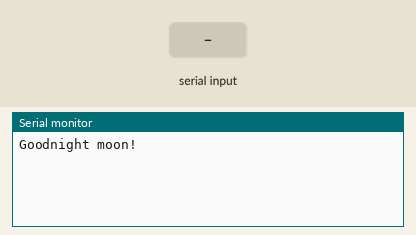
Simulated run of this sketch. Board: Arduino Uno, built with avr-gcc and run on an emulated ATmega328P. Parts: the last lines printed to the serial monitor. The test bench sets the inputs (shaded band).

Above: at 1.2 s.
1.3 s: "1" received over the second serial link
At 2.1 s:
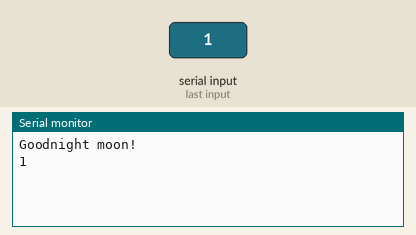
2.8 s: "0" received over the second serial link
At 3.2 s:
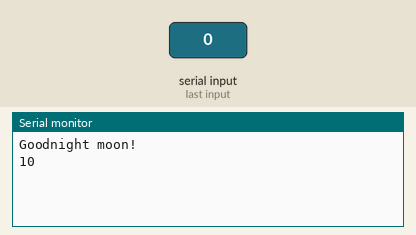

Measured:
- after the input at 1.3 s, the serial monitor: prints a new line at once (image 1)
- after the input at 2.8 s, the serial monitor: prints a new line at once (image 2)

The sketch:

test.ino
```cpp
/*
buton basılıyken usb tak
kod yükle
rx tx çıkar kod yükle
tx 10

 */
#include <SoftwareSerial.h>

SoftwareSerial mySerial(10,11); // RX, TX

void setup()
{

  Serial.begin(9600);
  while (!Serial)
  {
    ;
  }


  Serial.println("Goodnight moon!")
  ;

  // set the data rate for the SoftwareSerial port
  mySerial.begin(9600);
  mySerial.println("Hello, world?")
  ;
}

void loop() { // run over and over
  if (mySerial.available())
  {
    Serial.write(mySerial.read())
    ;
  }
  if (Serial.available())
  {
    mySerial.write(Serial.read())
    ;
  }
}
```
